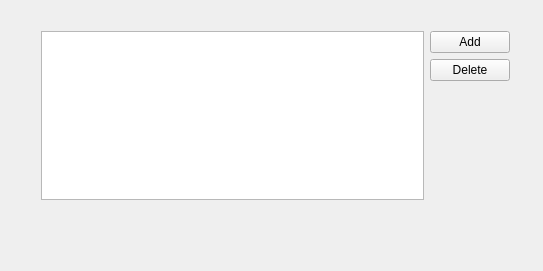
<?xml version="1.0" encoding="UTF-8"?>
<ui version="4.0">
 <class>Hept2CommaClass</class>
 <widget class="QWidget" name="Hept2CommaClass">
  <property name="geometry">
   <rect>
    <x>0</x>
    <y>0</y>
    <width>543</width>
    <height>271</height>
   </rect>
  </property>
  <property name="windowTitle">
   <string>Hept2Comma</string>
  </property>
  <widget class="QWidget" name="layoutWidget">
   <property name="geometry">
    <rect>
     <x>30</x>
     <y>20</y>
     <width>491</width>
     <height>231</height>
    </rect>
   </property>
   <layout class="QGridLayout" name="gridLayout">
    <item row="0" column="0">
     <widget class="QListWidget" name="addressList"/>
    </item>
    <item row="0" column="1">
     <layout class="QVBoxLayout" name="verticalLayout">
      <item>
       <widget class="QPushButton" name="addButton">
        <property name="text">
         <string>Add</string>
        </property>
       </widget>
      </item>
      <item>
       <widget class="QPushButton" name="deleteButton">
        <property name="text">
         <string>Delete</string>
        </property>
       </widget>
      </item>
      <item>
       <spacer name="verticalSpacer">
        <property name="orientation">
         <enum>Qt::Vertical</enum>
        </property>
        <property name="sizeHint" stdset="0">
         <size>
          <width>20</width>
          <height>40</height>
         </size>
        </property>
       </spacer>
      </item>
     </layout>
    </item>
    <item row="1" column="0" colspan="2">
     <widget class="QLabel" name="nameLabel">
      <property name="text">
       <string>&lt;No Item Selected&gt;</string>
      </property>
     </widget>
    </item>
    <item row="2" column="0" colspan="2">
     <widget class="QLabel" name="addressLabel">
      <property name="text">
       <string/>
      </property>
     </widget>
    </item>
   </layout>
  </widget>
 </widget>
 <layoutdefault spacing="6" margin="11"/>
 <resources>
  <include location="hept2comma.qrc"/>
 </resources>
 <connections/>
</ui>
